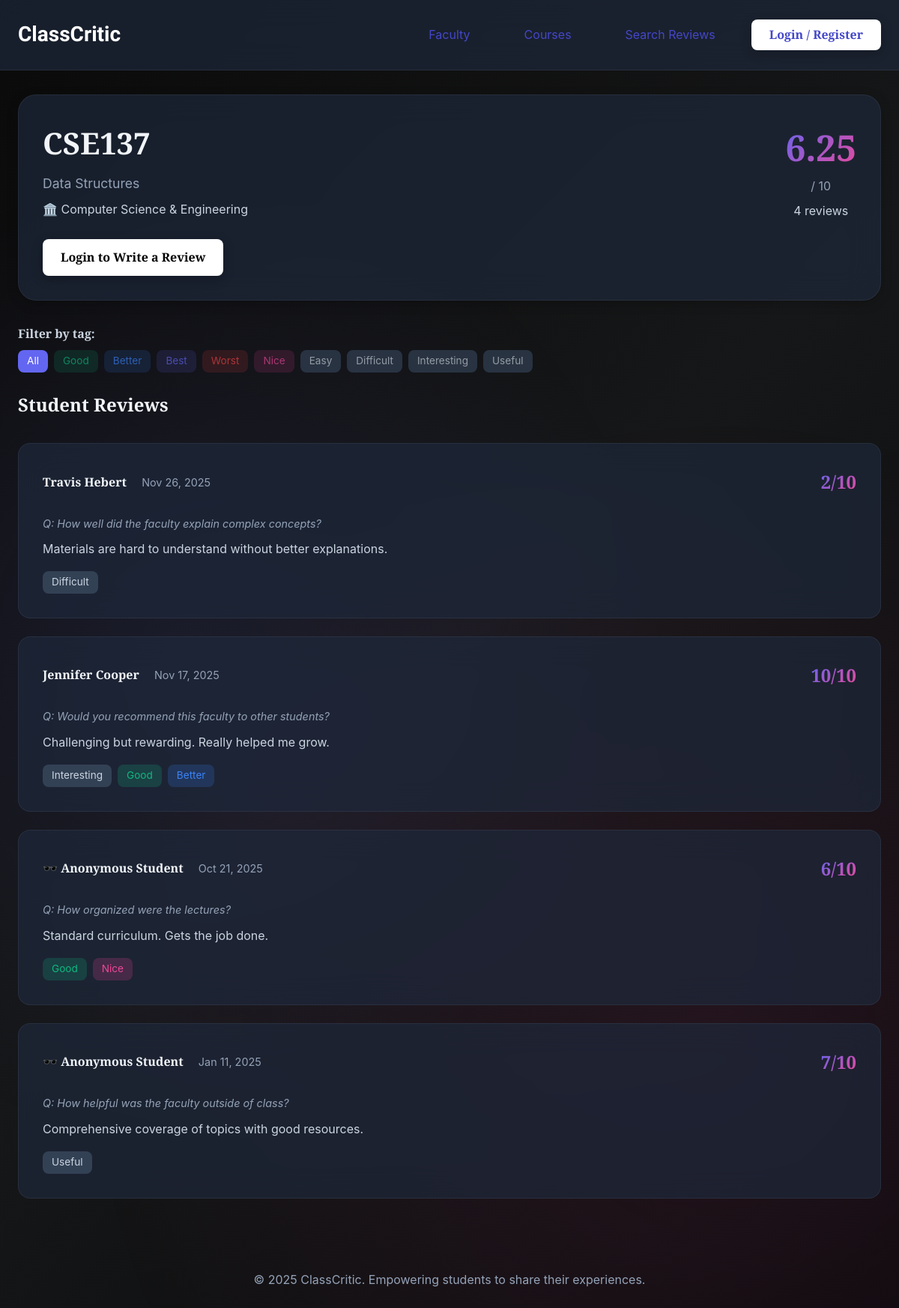
The app's page /course/3/ with its own data.
### reviews/models.py (models this page shows, shortened)
class Course(models.Model):
    name = models.CharField(max_length=200)
    code = models.CharField(max_length=20, unique=True)
    department = models.ForeignKey(
        Department,
        on_delete=models.CASCADE,
        related_name='courses'
    )
    class Meta:
        ordering = ['code']
    def average_rating(self):
        reviews = self.course_reviews.all()
        if reviews.exists():
            return round(sum(r.points for r in reviews) / reviews.count(), 2)
        return 0
    def total_reviews(self):
        return self.course_reviews.count()

class Department(models.Model):
    name = models.CharField(max_length=200, unique=True)
    class Meta:
        ordering = ['name']

class CourseReview(models.Model):
    TAG_CHOICES = [
        ('Good', 'Good'),
        ('Better', 'Better'),
        ('Best', 'Best'),
        ('Worst', 'Worst'),
        ('Nice', 'Nice'),
        ('Easy', 'Easy'),
        ('Difficult', 'Difficult'),
        ('Interesting', 'Interesting'),
        ('Useful', 'Useful'),
    ]
    course = models.ForeignKey(
        Course,
        on_delete=models.CASCADE,
        related_name='course_reviews'
    )
    student = models.ForeignKey(
        Student,
        on_delete=models.SET_NULL,
        null=True,
        blank=True,
        related_name='course_reviews',
        help_text='Student who submitted the review (stored even for anonymous reviews)'
    )
    question = models.ForeignKey(
        Question,
        on_delete=models.SET_NULL,
        null=True,
        blank=True,
        related_name='course_reviews'
    )
    description = models.TextField(
        help_text='Write your review about the course'
    )
    points = models.IntegerField(
        validators=[MinValueValidator(0), MaxValueValidator(10)],
        help_text='Rating from 0 to 10'
    )
    tags = models.JSONField(
        default=list,
        blank=True,
        help_text='Select from predefined tags'
    )
    is_anonymous = models.BooleanField(default=False)
    created_at = models.DateTimeField(auto_now_add=True)
    class Meta:
        ordering = ['-created_at']

class Student(models.Model):
    name = models.CharField(max_length=200)
    student_id = models.EmailField(
        unique=True,
        validators=[validate_student_email],
        help_text='Must be a valid @std.ewubd.edu email address'
    )
    email_verified = models.BooleanField(default=False)
    last_otp = models.CharField(max_length=6, blank=True, null=True)
    otp_created_at = models.DateTimeField(blank=True, null=True)
    class Meta:
        ordering = ['name']

class Question(models.Model):
    text = models.TextField()
    class Meta:
        ordering = ['id']

### reviews/views.py (the view)
# urls.py: path('course/<int:course_id>/', views.course_detail, name='course_detail'),
def course_detail(request, course_id):
    course = get_object_or_404(Course, id=course_id)
    reviews = course.course_reviews.all()
    tag_filter = request.GET.get('tag', '')
    if tag_filter:
        reviews = [r for r in reviews if tag_filter in r.tags]
    context = {
        'course': course,
        'reviews': reviews,
        'avg_rating': course.average_rating(),
        'total_reviews': course.total_reviews(),
        'tag_filter': tag_filter,
        'available_tags': [tag[0] for tag in CourseReview.TAG_CHOICES],
    }
    return render(request, 'reviews/course_detail.html', context)

### reviews/templates/reviews/course_detail.html (shortened to what this page needs)
{% extends 'reviews/base.html' %}
{% block content %}
<div class="container" style="margin-top: 2rem;">
    <div class="card fade-in" style="margin-bottom: 2rem;">
        <div style="display: flex; justify-content: space-between; align-items: start; flex-wrap: wrap; gap: 1rem;">
            <div>
                <h1 style="font-size: 2.5rem; margin-bottom: 0.5rem;">{{ course.code }}</h1>
                <p style="color: var(--text-muted); font-size: 1.1rem;">{{ course.name }}</p>
                <p style="color: var(--text-secondary); margin-top: 0.5rem;">
                    🏛️ {{ course.department.name }}
                </p>
            </div>
            <div style="text-align: center;">
                <div class="rating-value" style="font-size: 3rem;">{{ avg_rating }}</div>
                <div style="color: var(--text-muted);">/ 10</div>
                <div style="color: var(--text-secondary); margin-top: 0.5rem;">
                    {{ total_reviews }} review{{ total_reviews|pluralize }}
                </div>
            </div>
        </div>
        {% if request.session.verified_student_id %}
        <a href="{% url 'submit_course_review' %}?course_id={{ course.id }}" class="btn btn-primary" style="margin-top: 1.5rem;">
            ✍️ Write a Review
        </a>
        {% else %}
        <a href="{% url 'register' %}" class="btn btn-primary" style="margin-top: 1.5rem;">
            Login to Write a Review
        </a>
        {% endif %}
    </div>
    {% if reviews %}
    <div style="margin-bottom: 1.5rem;">
        <strong style="color: var(--text-secondary);">Filter by tag:</strong>
        <div class="tags" style="margin-top: 0.5rem;">
            <a href="{% url 'course_detail' course.id %}" class="tag" style="text-decoration: none; {% if not tag_filter %}background: var(--primary); color: white;{% endif %}">
                All
            </a>
            {% for tag in available_tags %}
            <a href="?tag={{ tag }}" class="tag tag-{{ tag|lower|cut:' ' }}" style="text-decoration: none; {% if tag_filter == tag %}opacity: 1; font-weight: 600;{% else %}opacity: 0.7;{% endif %}">
                {{ tag }}
            </a>
            {% endfor %}
        </div>
    </div>
    {% endif %}
    <h2 style="margin-bottom: 1.5rem; color: var(--text-primary);">Student Reviews</h2>
    <div class="review-list">
        {% for review in reviews %}
        <div class="review-item fade-in">
            <div class="review-header">
                <div>
                    <span class="review-author">
                        {% if review.is_anonymous %}
                        🕶️ Anonymous Student
                        {% else %}
                        {{ review.student.name }}
                        {% endif %}
                    </span>
                    <span class="review-date" style="margin-left: 1rem;">
                        {{ review.created_at|date:"M d, Y" }}
                    </span>
                </div>
                <div class="review-points">{{ review.points }}/10</div>
            </div>
            {% if review.question %}
            <p style="color: var(--text-muted); font-size: 0.9rem; margin-bottom: 0.5rem; font-style: italic;">
                Q: {{ review.question.text }}
            </p>
            {% endif %}
            <p class="review-description">{{ review.description }}</p>
            {% if review.tags %}
            <div class="tags">
                {% for tag in review.tags %}
                <span class="tag tag-{{ tag|lower|cut:' ' }}">{{ tag }}</span>
                {% endfor %}
            </div>
            {% endif %}
        </div>
        {% empty %}
        <div style="text-align: center; padding: 3rem; background: var(--glass-bg); border-radius: var(--radius-md);">
            <p style="color: var(--text-muted); font-size: 1.1rem;">
                No reviews yet. Be the first to review this course!
            </p>
        </div>
        {% endfor %}
    </div>
</div>
{% endblock %}

### reviews/static/reviews/style.css (style rules this page uses)
:root { --primary: #6366f1; --primary-dark: #4f46e5; --secondary: #ec4899; --accent: #8b5cf6; --success: #10b981; --warning: #f59e0b; --danger: #ef4444; --bg-primary: #0f172a; --bg-secondary: #1e293b; --bg-tertiary: #334155; --text-primary: #f1f5f9; --text-secondary: #cbd5e1; --text-muted: #94a3b8; --glass-bg: rgba(30, 41, 59, 0.7); --glass-border: rgba(148, 163, 184, 0.1); --spacing-xs: 0.5rem; --spacing-sm: 1rem; --spacing-md: 1.5rem; --spacing-lg: 2rem; --spacing-xl: 3rem; --radius-sm: 0.5rem; --radius-md: 1rem; --radius-lg: 1.5rem; --shadow-sm: 0 2px 8px rgba(0, 0, 0, 0.1); --shadow-md: 0 4px 16px rgba(0, 0, 0, 0.2); --shadow-lg: 0 8px 32px rgba(0, 0, 0, 0.3); --shadow-glow: 0 0 20px rgba(99, 102, 241, 0.3); }
* { margin: 0; padding: 0; box-sizing: border-box; }
body { font-family: 'Zilla Slab', -apple-system, BlinkMacSystemFont, 'Segoe UI', sans-serif; background: linear-gradient(135deg, #0a0a0a 0%, #161718 50%, #08090a 100%); color: var(--text-primary); line-height: 1.6; min-height: 100vh; overflow-x: hidden; }
body::before { content: ''; position: fixed; top: 0; left: 0; width: 100%; height: 100%; background: radial-gradient(circle at 20% 50%, rgba(99, 102, 241, 0.1) 0%, transparent 50%), radial-gradient(circle at 80% 80%, rgba(236, 72, 153, 0.1) 0%, transparent 50%); pointer-events: none; z-index: -1; }
.container { max-width: 1200px; margin: 0 auto; padding: 0 var(--spacing-md); }
.btn { padding: 0.75rem 1.5rem; border-radius: var(--radius-sm); border: none; font-weight: 600; cursor: pointer; transition: all 0.3s ease; text-decoration: none; display: inline-block; }
.btn-primary { background: white; color: black; box-shadow: var(--shadow-md); }
.card { background: var(--glass-bg); backdrop-filter: blur(20px); border: 1px solid var(--glass-border); border-radius: var(--radius-lg); padding: var(--spacing-lg); box-shadow: var(--shadow-md); transition: all 0.3s ease; }
.rating-value { font-size: 2rem; font-weight: 700; background: linear-gradient(135deg, var(--primary), var(--secondary)); -webkit-background-clip: text; -webkit-text-fill-color: transparent; background-clip: text; }
.tags { display: flex; flex-wrap: wrap; gap: var(--spacing-xs); margin-top: var(--spacing-sm); }
.tag { padding: 0.25rem 0.75rem; background: var(--bg-tertiary); border-radius: var(--radius-sm); font-size: 0.85rem; color: var(--text-secondary); }
.tag-good { background: rgba(16, 185, 129, 0.2); color: var(--success); }
.tag-better { background: rgba(59, 130, 246, 0.2); color: #3b82f6; }
.tag-best { background: rgba(99, 102, 241, 0.2); color: var(--primary); }
.tag-worst { background: rgba(239, 68, 68, 0.2); color: var(--danger); }
.tag-nice { background: rgba(236, 72, 153, 0.2); color: var(--secondary); }
.review-list { margin-top: var(--spacing-lg); }
.review-item { background: var(--glass-bg); backdrop-filter: blur(20px); border: 1px solid var(--glass-border); border-radius: var(--radius-md); padding: var(--spacing-lg); margin-bottom: var(--spacing-md); }
.review-header { display: flex; justify-content: space-between; align-items: center; margin-bottom: var(--spacing-md); }
.review-author { font-weight: 600; color: var(--text-primary); }
.review-date { color: var(--text-muted); font-size: 0.9rem; }
.review-points { font-size: 1.5rem; font-weight: 700; background: linear-gradient(135deg, var(--primary), var(--secondary)); -webkit-background-clip: text; -webkit-text-fill-color: transparent; background-clip: text; }
.review-description { color: var(--text-secondary); line-height: 1.8; margin-bottom: var(--spacing-sm); }
.fade-in { animation: fadeIn 0.6s ease-out; }

### records on screen
Course: code "CSE137", name "Data Structures", department.name "Computer Science & Engineering"
CourseReview: student.name "Travis Hebert", created_at "Nov 26, 2025", points "2", question.text "How well did the faculty explain complex concepts?", description "Materials are hard to understand without better explanations.", tags "Difficult"
CourseReview: student.name "Jennifer Cooper", created_at "Nov 17, 2025", points "10", question.text "Would you recommend this faculty to other students?", description "Challenging but rewarding. Really helped me grow.", tags "Interesting" "Good" "Better"
CourseReview: is_anonymous "🕶️ Anonymous Student", created_at "Oct 21, 2025", points "6", question.text "How organized were the lectures?", description "Standard curriculum. Gets the job done.", tags "Good" "Nice"
CourseReview: is_anonymous "🕶️ Anonymous Student", created_at "Jan 11, 2025", points "7", question.text "How helpful was the faculty outside of class?", description "Comprehensive coverage of topics with good resources.", tags "Useful"

### other values on screen
{{ avg_rating }} "6.25"
{{ total_reviews }} "4"
{{ tag }} "Good" "Better" "Best" "Worst" "Nice" "Easy" "Difficult" "Interesting" "Useful"
